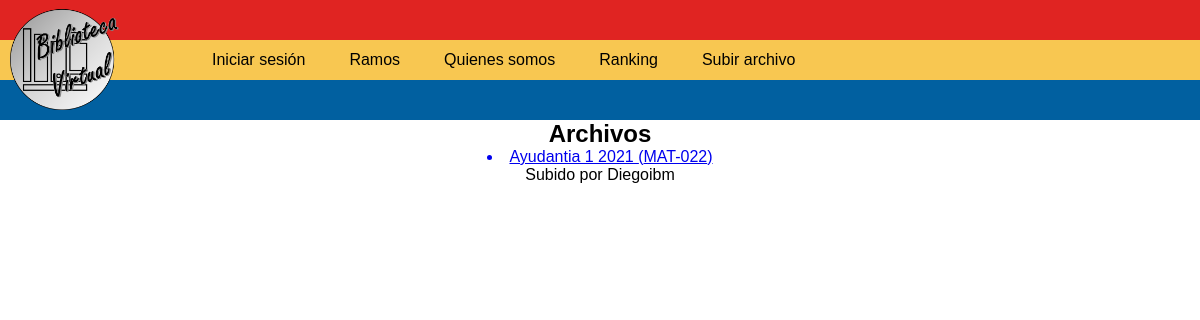
/ramos/MAT-022/, run on the app's committed database.
### Biblio/models.py (models this page shows, shortened)
class Post(models.Model):
    titulo=models.CharField(max_length=51)
    user = models.ForeignKey(User, on_delete=models.CASCADE, related_name='posts')
    timestap = models.DateTimeField(default=timezone.now)
    ramo = models.CharField(max_length=7)
    archivo = models.FileField(upload_to="myfolder/", blank=True, null=True)
    likes = models.ManyToManyField(User, related_name="UserPost")

### Biblio/views.py (the view)
# urls.py: path('ramos/<str:asignatura>/',VerArchivos),
def VerArchivos(request,asignatura):
    posts = Post.objects.all().filter(ramo=asignatura)
    context= {'posts': posts}
    return render(request,"ramos.html",context)

### templates/ramos.html (shortened to what this page needs)
{% load static %}
<head>
    <link rel="stylesheet" type="text/css" href='{% static "css/ramos.css" %}'/>
</head>
<body>
    {%include "Barrasuperior.html"%}
        <article>
        <h1>Archivos</h1>
        <div class="container-article">
            {%for post in posts%}
                <a class="archivo" href={{post.archivo.url}} download><li>{{post.titulo}}  ({{post.ramo}})</li></a>
                <a class="datos">Subido por {{post.user}}<br></a>
            {%endfor%}
        </div>
        </article>
</body>

### static/css/ramos.css (style rules this page uses)
body { font-family: 'Ubuntu', sans-serif; text-decoration: none; text-align: center; }

### static/css/BarraFija.css (style rules this page uses)
* { box-sizing: border-box; margin: 0; }
body { font-family: 'Ubuntu', sans-serif; }

### data on the page
Post: titulo "Ayudantia 1 2021", ramo "MAT-022", user "Diegoibm"
